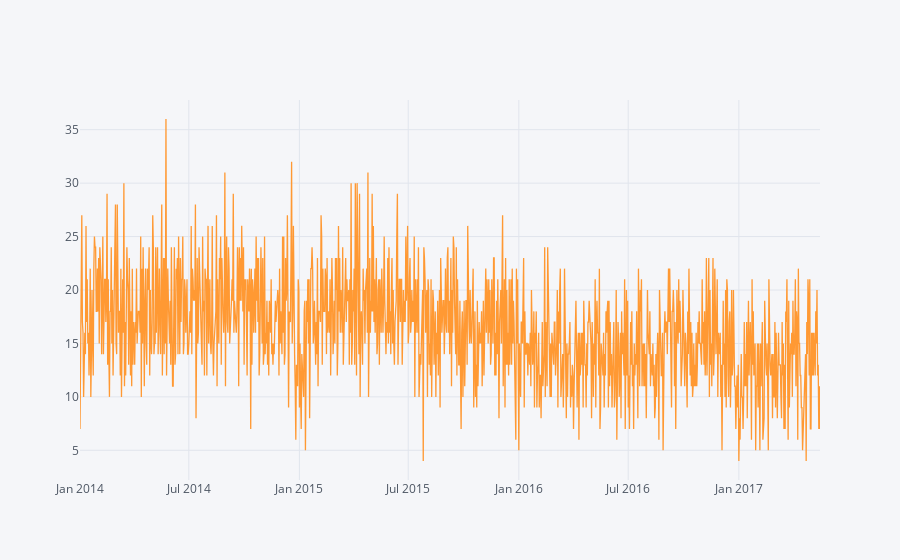

Notebook code cell kept with this figure:
### Code cell
plt.figure(figsize=(16,5))
df1[df1['CITY_RENTAL_ZONE']=='Hamburg'].groupby('from_date').count()['CUSTOMER_HAL_ID'].iplot()
#plt.title('Number of customers in Hamburg')
plt.tight_layout()

### Figure 1 — Plotly figure (JSON) as saved in the notebook; plotly's stock layout.template omitted (floating-point values rounded to 4 significant figures; data arrays with more than 128 entries replaced by an {"elided": "..."} marker saying what was removed)
{"data": [{"line": {"color": "rgba(255, 153, 51, 1.0)", "dash": "solid", "width": 1.3}, "mode": "lines", "name": "CUSTOMER_HAL_ID", "text": "", "type": "scatter", "x": {"elided": "1232 str values"}, "y": {"elided": "1232 int values"}}], "layout": {"legend": {"bgcolor": "#F5F6F9", "font": {"color": "#4D5663"}}, "paper_bgcolor": "#F5F6F9", "plot_bgcolor": "#F5F6F9", "titlefont": {"color": "#4D5663"}, "xaxis1": {"gridcolor": "#E1E5ED", "showgrid": true, "tickfont": {"color": "#4D5663"}, "title": "", "titlefont": {"color": "#4D5663"}, "zerolinecolor": "#E1E5ED"}, "yaxis1": {"gridcolor": "#E1E5ED", "showgrid": true, "tickfont": {"color": "#4D5663"}, "title": "", "titlefont": {"color": "#4D5663"}, "zerolinecolor": "#E1E5ED"}}}
